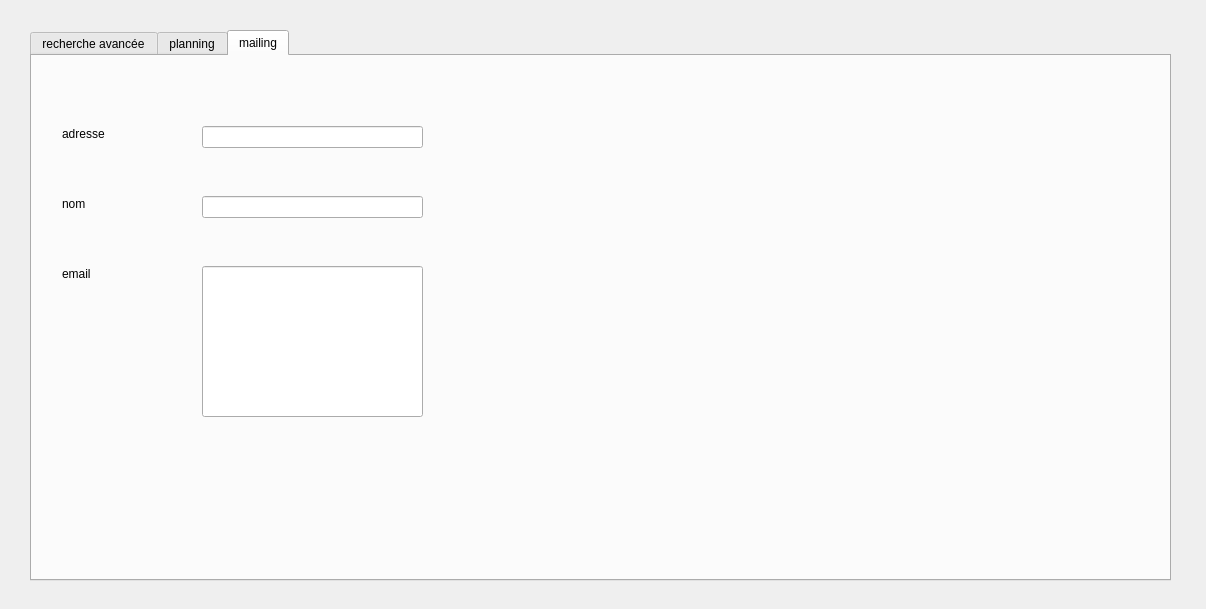
<?xml version="1.0" encoding="UTF-8"?>
<ui version="4.0">
 <class>Form</class>
 <widget class="QWidget" name="Form">
  <property name="geometry">
   <rect>
    <x>0</x>
    <y>0</y>
    <width>1206</width>
    <height>609</height>
   </rect>
  </property>
  <property name="windowTitle">
   <string>Form</string>
  </property>
  <widget class="QTabWidget" name="tabWidget">
   <property name="geometry">
    <rect>
     <x>30</x>
     <y>30</y>
     <width>1141</width>
     <height>551</height>
    </rect>
   </property>
   <property name="currentIndex">
    <number>2</number>
   </property>
   <widget class="QWidget" name="emploe">
    <attribute name="title">
     <string>recherche avancée</string>
    </attribute>
    <widget class="QLabel" name="label">
     <property name="geometry">
      <rect>
       <x>20</x>
       <y>30</y>
       <width>61</width>
       <height>21</height>
      </rect>
     </property>
     <property name="text">
      <string>num cin</string>
     </property>
    </widget>
    <widget class="QLineEdit" name="lineEdit">
     <property name="geometry">
      <rect>
       <x>110</x>
       <y>30</y>
       <width>113</width>
       <height>22</height>
      </rect>
     </property>
    </widget>
    <widget class="QLineEdit" name="lineEdit_2">
     <property name="geometry">
      <rect>
       <x>120</x>
       <y>100</y>
       <width>113</width>
       <height>22</height>
      </rect>
     </property>
    </widget>
    <widget class="QLabel" name="label_2">
     <property name="geometry">
      <rect>
       <x>20</x>
       <y>100</y>
       <width>61</width>
       <height>21</height>
      </rect>
     </property>
     <property name="text">
      <string>nom</string>
     </property>
    </widget>
    <widget class="QLineEdit" name="lineEdit_3">
     <property name="geometry">
      <rect>
       <x>120</x>
       <y>170</y>
       <width>113</width>
       <height>22</height>
      </rect>
     </property>
    </widget>
    <widget class="QTabWidget" name="tabWidget_2">
     <property name="geometry">
      <rect>
       <x>0</x>
       <y>-30</y>
       <width>1141</width>
       <height>551</height>
      </rect>
     </property>
     <property name="currentIndex">
      <number>0</number>
     </property>
     <widget class="QWidget" name="emploe_2">
      <attribute name="title">
       <string>recherche avancée</string>
      </attribute>
      <widget class="QLabel" name="label_3">
       <property name="geometry">
        <rect>
         <x>20</x>
         <y>30</y>
         <width>61</width>
         <height>21</height>
        </rect>
       </property>
       <property name="text">
        <string>num cin</string>
       </property>
      </widget>
      <widget class="QLineEdit" name="lineEdit_4">
       <property name="geometry">
        <rect>
         <x>110</x>
         <y>30</y>
         <width>113</width>
         <height>22</height>
        </rect>
       </property>
      </widget>
      <widget class="QLineEdit" name="lineEdit_5">
       <property name="geometry">
        <rect>
         <x>120</x>
         <y>100</y>
         <width>113</width>
         <height>22</height>
        </rect>
       </property>
      </widget>
      <widget class="QLabel" name="label_4">
       <property name="geometry">
        <rect>
         <x>20</x>
         <y>100</y>
         <width>61</width>
         <height>21</height>
        </rect>
       </property>
       <property name="text">
        <string>nom</string>
       </property>
      </widget>
      <widget class="QLineEdit" name="lineEdit_6">
       <property name="geometry">
        <rect>
         <x>120</x>
         <y>170</y>
         <width>113</width>
         <height>22</height>
        </rect>
       </property>
      </widget>
      <widget class="QTabWidget" name="tabWidget_3">
       <property name="geometry">
        <rect>
         <x>0</x>
         <y>-30</y>
         <width>1141</width>
         <height>551</height>
        </rect>
       </property>
       <property name="currentIndex">
        <number>0</number>
       </property>
       <widget class="QWidget" name="emploe_3">
        <attribute name="title">
         <string>recherche avancée</string>
        </attribute>
        <widget class="QLabel" name="label_5">
         <property name="geometry">
          <rect>
           <x>20</x>
           <y>30</y>
           <width>61</width>
           <height>21</height>
          </rect>
         </property>
         <property name="text">
          <string>CIN</string>
         </property>
        </widget>
        <widget class="QLineEdit" name="lineEdit_7">
         <property name="geometry">
          <rect>
           <x>90</x>
           <y>30</y>
           <width>113</width>
           <height>22</height>
          </rect>
         </property>
        </widget>
        <widget class="QLineEdit" name="lineEdit_8">
         <property name="geometry">
          <rect>
           <x>90</x>
           <y>100</y>
           <width>113</width>
           <height>22</height>
          </rect>
         </property>
        </widget>
        <widget class="QLabel" name="label_6">
         <property name="geometry">
          <rect>
           <x>20</x>
           <y>100</y>
           <width>61</width>
           <height>21</height>
          </rect>
         </property>
         <property name="text">
          <string>nom</string>
         </property>
        </widget>
        <widget class="QLineEdit" name="lineEdit_9">
         <property name="geometry">
          <rect>
           <x>90</x>
           <y>170</y>
           <width>113</width>
           <height>22</height>
          </rect>
         </property>
        </widget>
        <widget class="QLabel" name="label_7">
         <property name="geometry">
          <rect>
           <x>20</x>
           <y>170</y>
           <width>61</width>
           <height>21</height>
          </rect>
         </property>
         <property name="text">
          <string>prenom</string>
         </property>
        </widget>
        <widget class="QLineEdit" name="lineEdit_10">
         <property name="geometry">
          <rect>
           <x>90</x>
           <y>170</y>
           <width>113</width>
           <height>22</height>
          </rect>
         </property>
        </widget>
       </widget>
       <widget class="QWidget" name="tab_4">
        <attribute name="title">
         <string>planning</string>
        </attribute>
       </widget>
      </widget>
     </widget>
     <widget class="QWidget" name="tab_3">
      <attribute name="title">
       <string>planning</string>
      </attribute>
     </widget>
    </widget>
   </widget>
   <widget class="QWidget" name="tab_2">
    <attribute name="title">
     <string>planning</string>
    </attribute>
    <widget class="QLineEdit" name="lineEdit_11">
     <property name="geometry">
      <rect>
       <x>150</x>
       <y>90</y>
       <width>113</width>
       <height>22</height>
      </rect>
     </property>
    </widget>
    <widget class="QLabel" name="label_8">
     <property name="geometry">
      <rect>
       <x>20</x>
       <y>90</y>
       <width>81</width>
       <height>21</height>
      </rect>
     </property>
     <property name="text">
      <string>date</string>
     </property>
    </widget>
    <widget class="QLineEdit" name="lineEdit_12">
     <property name="geometry">
      <rect>
       <x>150</x>
       <y>140</y>
       <width>113</width>
       <height>22</height>
      </rect>
     </property>
    </widget>
    <widget class="QLabel" name="label_9">
     <property name="geometry">
      <rect>
       <x>20</x>
       <y>140</y>
       <width>101</width>
       <height>21</height>
      </rect>
     </property>
     <property name="text">
      <string>travail demandé</string>
     </property>
    </widget>
    <widget class="QLineEdit" name="lineEdit_13">
     <property name="geometry">
      <rect>
       <x>150</x>
       <y>40</y>
       <width>113</width>
       <height>22</height>
      </rect>
     </property>
    </widget>
    <widget class="QLabel" name="label_10">
     <property name="geometry">
      <rect>
       <x>20</x>
       <y>40</y>
       <width>81</width>
       <height>21</height>
      </rect>
     </property>
     <property name="text">
      <string>id_employé</string>
     </property>
    </widget>
    <widget class="QLabel" name="label_11">
     <property name="geometry">
      <rect>
       <x>20</x>
       <y>200</y>
       <width>101</width>
       <height>21</height>
      </rect>
     </property>
     <property name="text">
      <string>emplacement</string>
     </property>
    </widget>
    <widget class="QLineEdit" name="lineEdit_14">
     <property name="geometry">
      <rect>
       <x>150</x>
       <y>200</y>
       <width>113</width>
       <height>22</height>
      </rect>
     </property>
    </widget>
   </widget>
   <widget class="QWidget" name="tab">
    <attribute name="title">
     <string>mailing</string>
    </attribute>
    <widget class="QLabel" name="label_12">
     <property name="geometry">
      <rect>
       <x>30</x>
       <y>70</y>
       <width>101</width>
       <height>16</height>
      </rect>
     </property>
     <property name="text">
      <string>adresse</string>
     </property>
    </widget>
    <widget class="QLineEdit" name="lineEdit_15">
     <property name="geometry">
      <rect>
       <x>170</x>
       <y>70</y>
       <width>221</width>
       <height>22</height>
      </rect>
     </property>
    </widget>
    <widget class="QLabel" name="label_13">
     <property name="geometry">
      <rect>
       <x>30</x>
       <y>140</y>
       <width>101</width>
       <height>16</height>
      </rect>
     </property>
     <property name="text">
      <string/>
     </property>
    </widget>
    <widget class="QLabel" name="label_14">
     <property name="geometry">
      <rect>
       <x>30</x>
       <y>140</y>
       <width>101</width>
       <height>16</height>
      </rect>
     </property>
     <property name="text">
      <string>nom</string>
     </property>
    </widget>
    <widget class="QLineEdit" name="lineEdit_16">
     <property name="geometry">
      <rect>
       <x>170</x>
       <y>140</y>
       <width>221</width>
       <height>22</height>
      </rect>
     </property>
    </widget>
    <widget class="QLabel" name="label_15">
     <property name="geometry">
      <rect>
       <x>30</x>
       <y>210</y>
       <width>101</width>
       <height>16</height>
      </rect>
     </property>
     <property name="text">
      <string>email</string>
     </property>
    </widget>
    <widget class="QLineEdit" name="lineEdit_17">
     <property name="geometry">
      <rect>
       <x>170</x>
       <y>210</y>
       <width>221</width>
       <height>151</height>
      </rect>
     </property>
    </widget>
   </widget>
  </widget>
 </widget>
 <resources/>
 <connections/>
</ui>
